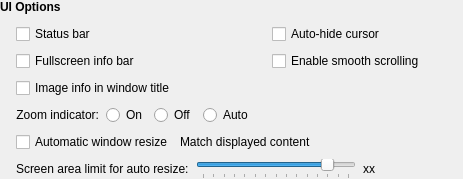
                <widget class="QWidget" name="UIOptionsGroup" native="true">
                 <property name="accessibleName">
                  <string notr="true">SGroup</string>
                 </property>
                 <layout class="QVBoxLayout" name="verticalLayout_11">
                  <property name="leftMargin">
                   <number>0</number>
                  </property>
                  <property name="topMargin">
                   <number>0</number>
                  </property>
                  <property name="rightMargin">
                   <number>0</number>
                  </property>
                  <property name="bottomMargin">
                   <number>0</number>
                  </property>
                  <item>
                   <layout class="QHBoxLayout" name="horizontalLayout_16">
                    <property name="leftMargin">
                     <number>0</number>
                    </property>
                    <property name="topMargin">
                     <number>0</number>
                    </property>
                    <property name="rightMargin">
                     <number>0</number>
                    </property>
                    <property name="bottomMargin">
                     <number>0</number>
                    </property>
                    <item>
                     <widget class="QLabel" name="label_15">
                      <property name="font">
                       <font>
                        <bold>true</bold>
                       </font>
                      </property>
                      <property name="text">
                       <string>UI Options</string>
                      </property>
                      <property name="alignment">
                       <set>Qt::AlignLeading|Qt::AlignLeft|Qt::AlignVCenter</set>
                      </property>
                     </widget>
                    </item>
                    <item>
                     <widget class="QWidget" name="widget_2" native="true">
                      <property name="sizePolicy">
                       <sizepolicy hsizetype="Expanding" vsizetype="Preferred">
                        <horstretch>0</horstretch>
                        <verstretch>0</verstretch>
                       </sizepolicy>
                      </property>
                      <property name="accessibleName">
                       <string notr="true">SLine</string>
                      </property>
                     </widget>
                    </item>
                   </layout>
                  </item>
                  <item>
                   <layout class="QVBoxLayout" name="verticalLayout_7">
                    <property name="spacing">
                     <number>7</number>
                    </property>
                    <property name="leftMargin">
                     <number>16</number>
                    </property>
                    <property name="topMargin">
                     <number>4</number>
                    </property>
                    <property name="rightMargin">
                     <number>0</number>
                    </property>
                    <item>
                     <layout class="QGridLayout" name="gridLayout">
                      <property name="leftMargin">
                       <number>0</number>
                      </property>
                      <property name="topMargin">
                       <number>0</number>
                      </property>
                      <property name="rightMargin">
                       <number>0</number>
                      </property>
                      <property name="bottomMargin">
                       <number>0</number>
                      </property>
                      <property name="horizontalSpacing">
                       <number>6</number>
                      </property>
                      <property name="verticalSpacing">
                       <number>7</number>
                      </property>
                      <item row="0" column="2">
                       <spacer name="horizontalSpacer_20">
                        <property name="orientation">
                         <enum>Qt::Horizontal</enum>
                        </property>
                        <property name="sizeHint" stdset="0">
                         <size>
                          <width>40</width>
                          <height>10</height>
                         </size>
                        </property>
                       </spacer>
                      </item>
                      <item row="2" column="0">
                       <widget class="QCheckBox" name="showExtendedInfoTitle">
                        <property name="text">
                         <string>Image info in window title</string>
                        </property>
                       </widget>
                      </item>
                      <item row="1" column="0">
                       <widget class="QCheckBox" name="showInfoBarFullscreen">
                        <property name="text">
                         <string>Fullscreen info bar</string>
                        </property>
                       </widget>
                      </item>
                      <item row="0" column="0">
                       <widget class="QCheckBox" name="showInfoBarWindowed">
                        <property name="minimumSize">
                         <size>
                          <width>250</width>
                          <height>0</height>
                         </size>
                        </property>
                        <property name="text">
                         <string>Status bar</string>
                        </property>
                       </widget>
                      </item>
                      <item row="0" column="1">
                       <widget class="QCheckBox" name="cursorAutohideCheckBox">
                        <property name="text">
                         <string>Auto-hide cursor</string>
                        </property>
                       </widget>
                      </item>
                      <item row="1" column="1" colspan="2">
                       <widget class="QCheckBox" name="enableSmoothScrollCheckBox">
                        <property name="toolTip">
                         <string>Turn this off if you are using a touchpad with libinput driver.</string>
                        </property>
                        <property name="text">
                         <string>Enable smooth scrolling</string>
                        </property>
                       </widget>
                      </item>
                     </layout>
                    </item>
                    <item>
                     <layout class="QHBoxLayout" name="horizontalLayout_23">
                      <property name="leftMargin">
                       <number>0</number>
                      </property>
                      <property name="topMargin">
                       <number>0</number>
                      </property>
                      <property name="rightMargin">
                       <number>0</number>
                      </property>
                      <item>
                       <widget class="QLabel" name="label">
                        <property name="sizePolicy">
                         <sizepolicy hsizetype="Minimum" vsizetype="Preferred">
                          <horstretch>0</horstretch>
                          <verstretch>0</verstretch>
                         </sizepolicy>
                        </property>
                        <property name="text">
                         <string>Zoom indicator:</string>
                        </property>
                        <property name="alignment">
                         <set>Qt::AlignRight|Qt::AlignTrailing|Qt::AlignVCenter</set>
                        </property>
                       </widget>
                      </item>
                      <item>
                       <widget class="QRadioButton" name="zoomIndicatorOn">
                        <property name="text">
                         <string>On</string>
                        </property>
                       </widget>
                      </item>
                      <item>
                       <widget class="QRadioButton" name="zoomIndicatorOff">
                        <property name="text">
                         <string>Off</string>
                        </property>
                       </widget>
                      </item>
                      <item>
                       <widget class="QRadioButton" name="zoomIndicatorAuto">
                        <property name="text">
                         <string>Auto</string>
                        </property>
                       </widget>
                      </item>
                      <item>
                       <spacer name="horizontalSpacer_6">
                        <property name="orientation">
                         <enum>Qt::Horizontal</enum>
                        </property>
                        <property name="sizeHint" stdset="0">
                         <size>
                          <width>40</width>
                          <height>20</height>
                         </size>
                        </property>
                       </spacer>
                      </item>
                     </layout>
                    </item>
                    <item>
                     <layout class="QHBoxLayout" name="horizontalLayout_28">
                      <property name="leftMargin">
                       <number>0</number>
                      </property>
                      <property name="topMargin">
                       <number>0</number>
                      </property>
                      <property name="rightMargin">
                       <number>0</number>
                      </property>
                      <item>
                       <widget class="QCheckBox" name="autoResizeWindowCheckBox">
                        <property name="text">
                         <string>Automatic window resize</string>
                        </property>
                       </widget>
                      </item>
                      <item>
                       <widget class="QLabel" name="label_50">
                        <property name="accessibleName">
                         <string notr="true">SNoteText</string>
                        </property>
                        <property name="text">
                         <string>Match displayed content</string>
                        </property>
                       </widget>
                      </item>
                      <item>
                       <spacer name="horizontalSpacer_19">
                        <property name="orientation">
                         <enum>Qt::Horizontal</enum>
                        </property>
                        <property name="sizeHint" stdset="0">
                         <size>
                          <width>40</width>
                          <height>20</height>
                         </size>
                        </property>
                       </spacer>
                      </item>
                     </layout>
                    </item>
                    <item>
                     <layout class="QHBoxLayout" name="horizontalLayout_19">
                      <property name="leftMargin">
                       <number>0</number>
                      </property>
                      <property name="topMargin">
                       <number>0</number>
                      </property>
                      <property name="rightMargin">
                       <number>0</number>
                      </property>
                      <property name="bottomMargin">
                       <number>0</number>
                      </property>
                      <item>
                       <widget class="QLabel" name="label_39">
                        <property name="text">
                         <string>Screen area limit for auto resize:</string>
                        </property>
                       </widget>
                      </item>
                      <item>
                       <widget class="QSlider" name="autoResizeLimitSlider">
                        <property name="sizePolicy">
                         <sizepolicy hsizetype="Fixed" vsizetype="Preferred">
                          <horstretch>0</horstretch>
                          <verstretch>0</verstretch>
                         </sizepolicy>
                        </property>
                        <property name="minimumSize">
                         <size>
                          <width>160</width>
                          <height>0</height>
                         </size>
                        </property>
                        <property name="minimum">
                         <number>6</number>
                        </property>
                        <property name="maximum">
                         <number>20</number>
                        </property>
                        <property name="singleStep">
                         <number>1</number>
                        </property>
                        <property name="pageStep">
                         <number>2</number>
                        </property>
                        <property name="value">
                         <number>18</number>
                        </property>
                        <property name="orientation">
                         <enum>Qt::Horizontal</enum>
                        </property>
                        <property name="tickPosition">
                         <enum>QSlider::TicksBelow</enum>
                        </property>
                        <property name="tickInterval">
                         <number>1</number>
                        </property>
                       </widget>
                      </item>
                      <item>
                       <widget class="QLabel" name="autoResizeLimit">
                        <property name="sizePolicy">
                         <sizepolicy hsizetype="Fixed" vsizetype="Preferred">
                          <horstretch>0</horstretch>
                          <verstretch>0</verstretch>
                         </sizepolicy>
                        </property>
                        <property name="minimumSize">
                         <size>
                          <width>60</width>
                          <height>0</height>
                         </size>
                        </property>
                        <property name="maximumSize">
                         <size>
                          <width>60</width>
                          <height>16777215</height>
                         </size>
                        </property>
                        <property name="text">
                         <string>xx</string>
                        </property>
                        <property name="alignment">
                         <set>Qt::AlignLeading|Qt::AlignLeft|Qt::AlignVCenter</set>
                        </property>
                       </widget>
                      </item>
                      <item>
                       <spacer name="horizontalSpacer_17">
                        <property name="orientation">
                         <enum>Qt::Horizontal</enum>
                        </property>
                        <property name="sizeHint" stdset="0">
                         <size>
                          <width>40</width>
                          <height>20</height>
                         </size>
                        </property>
                       </spacer>
                      </item>
                     </layout>
                    </item>
                   </layout>
                  </item>
                 </layout>
                </widget>
